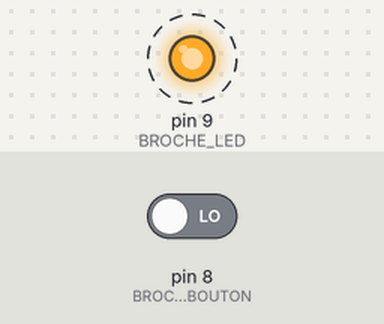
Recording of a sketch running on a simulated Arduino Uno, built with avr-gcc and run on an emulated ATmega328P. Shown: output pins drawn as LEDs (lit = HIGH). Dashed ring = blinking. Inputs (shaded band) come from the test bench; at power-on: pin 8 (BROCHE_BOUTON) LOW.

Above: at 0.02 s.
Timing chart, 0 to 3.0 s (numbered marks = the images above):
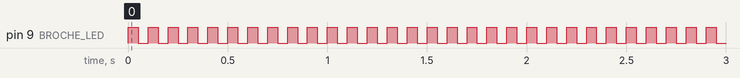

Measured:
- by itself, pin 9 (BROCHE_LED): alternates HIGH for 0.05 s and LOW for 0.05 s

The sketch:

squelette_jeu_arduino.ino
```cpp
/* Squelette de jeu pour arduino

    Workshop Arcade & Craft & Alt Ctrl @ Ecole de Design Nantes Atlantique
    21 / 25 fév. 2022 / pierre@lesporteslogiques.net

    Différentes éptapes pour un jeu électronique
    Utilise une led (broche 9) et un bouton (broche 8), pour la démo uniquement!
    Bibliothèques à installer depuis le gestionnaire :
      + lib. OneButton v2.0.4 de Matthias Hertel https://github.com/mathertel/OneButton
*/

// Inclure les bibliothèques

#include "OneButton.h"

// Définir le circuit

#define BROCHE_LED       9          // Retour visuel pour voir dans quelle étape le jeu se trouve
#define BROCHE_BOUTON    8          // Changements d'étapes déclenchées par le bouton

OneButton bouton(BROCHE_BOUTON, false, false);

// Variables du jeu

int etape_jeu = 0;                  // Quelle étape ? attract mode, début de partie, etc.
long demarrage_partie;              // Moment de démarrage d'une nouvelle partie (millis)
int score = 0;                      // Score


void setup() {
  pinMode(BROCHE_LED, OUTPUT);      // Sortie pour activer la led
  pinMode(BROCHE_BOUTON, INPUT);    // Entrée pour capter le bouton

  // Associer une fonction de callback qui sera déclenchée à chaque clic sur le bouton
  bouton.attachClick(boutonClic);
}


void loop() {

  // À l'écoute du bouton
  bouton.tick();


  if (etape_jeu == 0) {             // Attract Mode *********************
    // Ça clignote, fait du bruit pour donner envie de jouer
    clignoterLed(50, 50);         // La led clignote très rapidement
  } // *** fin de etape_jeu = 0 *****************************************


  if (etape_jeu == 1) {             // Démarrage de partie **************
    // Une nouvelle partie vient d'être déclenchée
    // Dans la démo, cette étape est très rapide ce qui ne laisse pas le temps de voir la led
    // Réinitialiser les variables pour la nouvelle partie
    score = 0;
    demarrage_partie = millis();
    etape_jeu = 2;                  // ... et on passe à la suite
  } // *** fin de etape_jeu = 1 *****************************************


  if (etape_jeu == 2) {             // Partie en cours ******************
    // Le jeu se déroule ...
    clignoterLed(100,0);            // La led reste fixe
  } // *** fin de etape_jeu = 2 *****************************************


  if (etape_jeu == 3) {             // Fin de partie *******************
    // Le jeu se termine : on annonce win et lose, etc.
    clignoterLed(20, 480);          // La led flashe
  } // *** fin de etape_jeu = 3 *****************************************

}

// Réagir au clic sur le bouton

void boutonClic() {
  etape_jeu ++;
  if (etape_jeu > 3) etape_jeu = 0;
}

// Fonction pour obtenir des clignotements de led différents

void clignoterLed(int ledon, int ledoff) {
  int duree = ledon + ledoff;
  if (millis() % duree < ledon) digitalWrite(BROCHE_LED, HIGH);
  else digitalWrite(BROCHE_LED, LOW);
}
```
